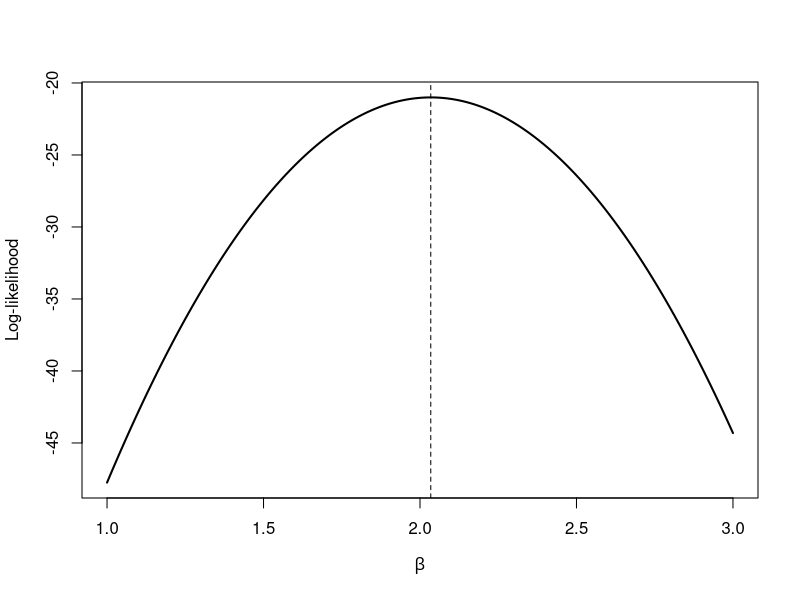
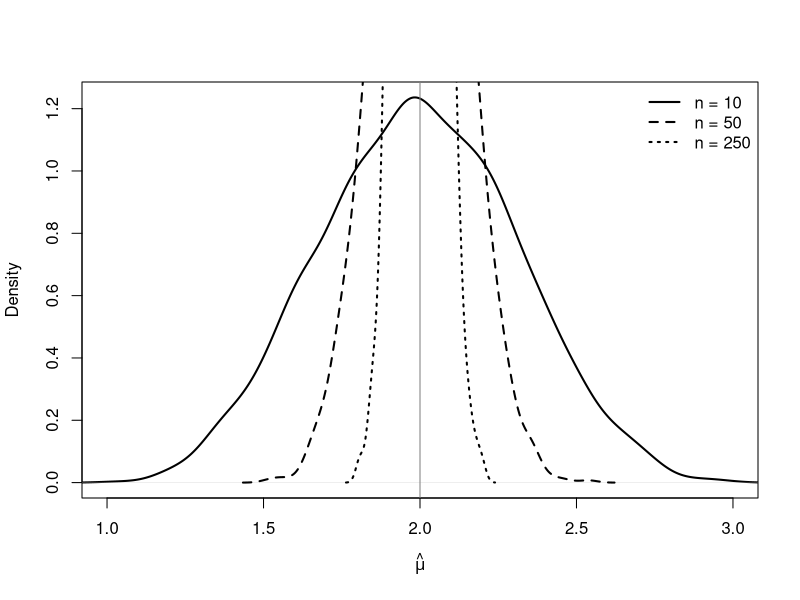

Reproduce these figures in R, in order.
## ---- chunk 1
set.seed(123)
y <- rnorm(50, mean = 2, sd = 1)

# Log-likelihood up to an additive constant
loglik <- function(beta, y) {
    -0.5 * sum((y - beta)^2)
}

beta_grid <- seq(1, 3, length.out = 200)
ll_values <- sapply(beta_grid, loglik, y = y)

plot(beta_grid, ll_values, type = "l", lwd = 2,
     xlab = expression(beta), ylab = "Log-likelihood")
abline(v = mean(y), lty = 2)

# The maximizer on the grid matches the sample mean
beta_grid[which.max(ll_values)]
mean(y)
## ---- chunk 2
set.seed(1)
true_mu <- 2
sample_sizes <- c(10, 50, 250)
reps <- 2000

draws <- lapply(sample_sizes, function(n) {
    replicate(reps, mean(rnorm(n, mean = true_mu, sd = 1)))
})

plot(density(draws[[1]]), lwd = 2, xlim = c(1, 3),
     main = "", xlab = expression(hat(mu)))
lines(density(draws[[2]]), lwd = 2, lty = 2)
lines(density(draws[[3]]), lwd = 2, lty = 3)
abline(v = true_mu, col = "grey50")
legend("topright", legend = paste0("n = ", sample_sizes),
       lwd = 2, lty = 1:3, bty = "n")

# Variance of the MLE falls roughly in proportion to 1/n
sapply(draws, var)
## ---- chunk 3
set.seed(42)
y <- rnorm(80, mean = 5, sd = 2)
n <- length(y)
sigma2 <- var(y)

# Curvature-based variance of the MLE of the mean:
# second derivative of the log-likelihood w.r.t. beta is -n / sigma2
V_hat <- 1 / (n / sigma2)
se_curvature <- sqrt(V_hat)

# Compare with the textbook standard error of the mean
se_textbook <- sqrt(sigma2) / sqrt(n)

c(curvature = se_curvature, textbook = se_textbook)
## ---- chunk 4
set.seed(7)
y <- rnorm(120, mean = 3, sd = 1.5)
n <- length(y)

beta_hat <- mean(y)
V_hat <- var(y) / n

# Draw from the asymptotic sampling distribution of the MLE
sims <- rnorm(5000, mean = beta_hat, sd = sqrt(V_hat))

# Point estimate and a simulation-based 95% interval
c(estimate = beta_hat,
  lower = quantile(sims, 0.025),
  upper = quantile(sims, 0.975))
